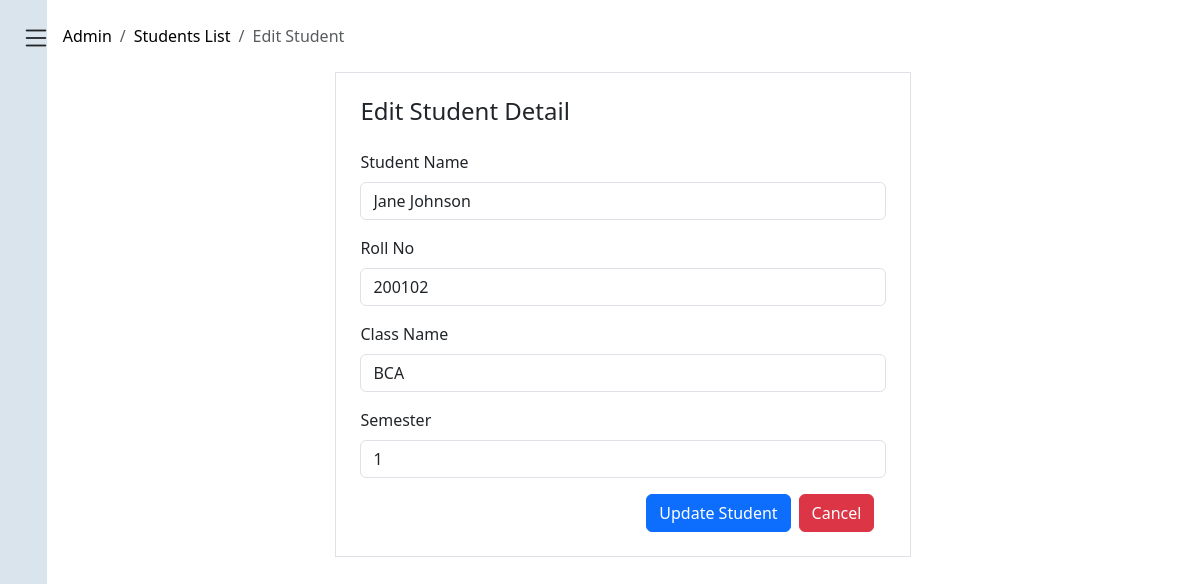
The app's page /admin/students_edit.php?sn=449 (signed in) with its own data.
### tables this page shows
CREATE TABLE `students` (
  `sn` int NOT NULL,
  `name` varchar(30) NOT NULL,
  `faculty` varchar(40) NOT NULL,
  `roll_no` int NOT NULL,
  `semester` varchar(20) NOT NULL
);

### admin/students_edit.php (the view, shortened to what this page needs)
<?php
include "../app/connection.php";
if (isset($_GET['sn'])) {
    $sn = intval($_GET['sn']);
    $query = "SELECT * FROM `students` WHERE `sn` = ? LIMIT 1";
    $stmt = mysqli_prepare($conn, $query);
    mysqli_stmt_bind_param($stmt, "i", $sn);
    mysqli_stmt_execute($stmt);
    $result = mysqli_stmt_get_result($stmt);
    if ($result && mysqli_num_rows($result) > 0) {
        $row = mysqli_fetch_assoc($result);
        $name = $row['name'];
        $faculty = $row['faculty'];
        $roll_no = $row['roll_no'];
        $semester = $row['semester'];
    } else {
        $error = true;
        $message = 'Student not found.';
    }
} else {
    $error = true;
    $message = 'Invalid student ID.';
}
?>
<!DOCTYPE html>
<html lang="en">
<head>
</head>
<body>
    <div class="main">
        <?php include "leftside.php"; ?>
        <div class="right-side">
            <nav aria-label="breadcrumb">
                <ol class="breadcrumb mt-4 ms-3">
                    <li class="breadcrumb-item"><a href="dashboard.php">Admin</a></li>
                    <li class="breadcrumb-item"><a href="students.php">Students List</a></li>
                    <li class="breadcrumb-item active" aria-current="page">Edit Student</li>
                </ol>
            </nav>
            <div class="container mt-4" style="max-width: 600px;">
                <?php if (isset($row)): ?>
                    <form method="POST" class="border p-4">
                        <h4 class="mb-4">Edit Student Detail</h4>
                        <div class="mb-3">
                            <label for="name" class="form-label">Student Name</label>
                            <input type="text" name="name" id="name" class="form-control" value="<?php echo htmlspecialchars($name); ?>" required>
                        </div>
                        <div class="mb-3">
                            <label for="roll_no" class="form-label">Roll No</label>
                            <input type="text" name="roll_no" id="roll_no" class="form-control" value="<?php echo htmlspecialchars($roll_no); ?>" required>
                        </div>
                        <div class="mb-3">
                            <label for="faculty" class="form-label">Class Name</label>
                            <input type="text" name="faculty" id="faculty" class="form-control" value="<?php echo htmlspecialchars($faculty); ?>" required>
                        </div>
                        <div class="mb-3">
                            <label for="semester" class="form-label">Semester</label>
                            <input type="text" name="semester" id="semester" class="form-control" value="<?php echo htmlspecialchars($semester); ?>" required>
                        </div>
                        <div class="container d-flex justify-content-end gap-2">
                            <button type="submit" name="update_student" class="btn btn-primary">Update Student</button>
                            <a href="students.php" class="btn btn-danger">Cancel</a>
                        </div>
                    </form>
                <?php endif; ?>
            </div>
        </div>
    </div>
    <?php include "sidebar.php"; ?>
</body>
</html>

### admin/style.css (style rules this page uses)
* { padding: 0; margin: 0; box-sizing: border-box; }
html, body { height: 100%; }

### records on screen
students: name "Jane Johnson", roll_no "200102", faculty "BCA", semester "1"
